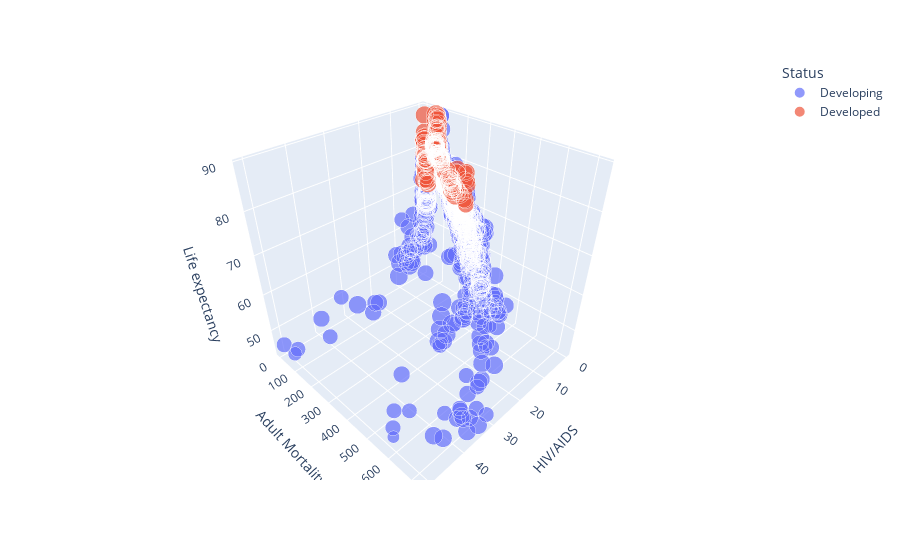

Notebook source saved alongside this figure:
### Code cell
# 3D Plot
fig = px.scatter_3d(df, x='HIV/AIDS', y='Adult Mortality', z='Life expectancy',
    color='Status', size='Population')
fig.show()

### Figure 1 — Plotly figure (JSON) as saved in the notebook; plotly's stock layout.template omitted (floating-point values rounded to 4 significant figures; data arrays with more than 128 entries replaced by an {"elided": "..."} marker saying what was removed)
{"data": [{"hovertemplate": "Status=Developing<br>HIV/AIDS=%{x}<br>Adult Mortality=%{y}<br>Life expectancy=%{z}<br>Population=%{marker.size}<extra></extra>", "legendgroup": "Developing", "marker": {"color": "#636efa", "size": {"elided": "1407 float values"}, "sizemode": "area", "sizeref": 0.05245, "symbol": "circle"}, "mode": "markers", "name": "Developing", "scene": "scene", "showlegend": true, "type": "scatter3d", "x": {"elided": "1407 float values"}, "y": {"elided": "1407 int values"}, "z": {"elided": "1407 float values"}}, {"hovertemplate": "Status=Developed<br>HIV/AIDS=%{x}<br>Adult Mortality=%{y}<br>Life expectancy=%{z}<br>Population=%{marker.size}<extra></extra>", "legendgroup": "Developed", "marker": {"color": "#EF553B", "size": {"elided": "242 float values"}, "sizemode": "area", "sizeref": 0.05245, "symbol": "circle"}, "mode": "markers", "name": "Developed", "scene": "scene", "showlegend": true, "type": "scatter3d", "x": {"elided": "242 float values"}, "y": {"elided": "242 int values"}, "z": {"elided": "242 float values"}}], "layout": {"legend": {"itemsizing": "constant", "title": {"text": "Status"}, "tracegroupgap": 0}, "margin": {"t": 60}, "scene": {"domain": {"x": [0, 1], "y": [0, 1]}, "xaxis": {"title": {"text": "HIV/AIDS"}}, "yaxis": {"title": {"text": "Adult Mortality"}}, "zaxis": {"title": {"text": "Life expectancy"}}}}}
